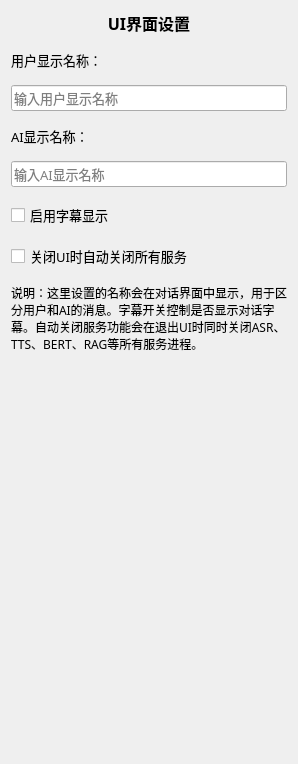
         <widget class="QWidget" name="page_ui_settings">
          <layout class="QVBoxLayout" name="verticalLayout_ui_settings">
           <property name="spacing">
            <number>15</number>
           </property>
           <item>
            <widget class="QLabel" name="label_ui_settings_title">
             <property name="font">
              <font>
               <family>微软雅黑</family>
               <pointsize>12</pointsize>
               <weight>75</weight>
               <bold>true</bold>
              </font>
             </property>
             <property name="text">
              <string>UI界面设置</string>
             </property>
             <property name="alignment">
              <set>Qt::AlignCenter</set>
             </property>
            </widget>
           </item>
           <item>
            <widget class="QLabel" name="label_user_name">
             <property name="font">
              <font>
               <family>微软雅黑</family>
               <pointsize>10</pointsize>
              </font>
             </property>
             <property name="text">
              <string>用户显示名称：</string>
             </property>
            </widget>
           </item>
           <item>
            <widget class="QLineEdit" name="lineEdit_user_name">
             <property name="font">
              <font>
               <family>微软雅黑</family>
               <pointsize>10</pointsize>
              </font>
             </property>
             <property name="placeholderText">
              <string>输入用户显示名称</string>
             </property>
            </widget>
           </item>
           <item>
            <widget class="QLabel" name="label_ai_name">
             <property name="font">
              <font>
               <family>微软雅黑</family>
               <pointsize>10</pointsize>
              </font>
             </property>
             <property name="text">
              <string>AI显示名称：</string>
             </property>
            </widget>
           </item>
           <item>
            <widget class="QLineEdit" name="lineEdit_ai_name">
             <property name="font">
              <font>
               <family>微软雅黑</family>
               <pointsize>10</pointsize>
              </font>
             </property>
             <property name="placeholderText">
              <string>输入AI显示名称</string>
             </property>
            </widget>
           </item>
           <item>
            <widget class="QCheckBox" name="checkBox_subtitle_enabled">
             <property name="font">
              <font>
               <family>微软雅黑</family>
               <pointsize>10</pointsize>
              </font>
             </property>
             <property name="text">
              <string>启用字幕显示</string>
             </property>
            </widget>
           </item>
           <item>
            <widget class="QCheckBox" name="checkBox_auto_close_services">
             <property name="font">
              <font>
               <family>微软雅黑</family>
               <pointsize>10</pointsize>
              </font>
             </property>
             <property name="text">
              <string>关闭UI时自动关闭所有服务</string>
             </property>
            </widget>
           </item>
           <item>
            <widget class="QLabel" name="label_ui_settings_desc">
             <property name="font">
              <font>
               <family>微软雅黑</family>
               <pointsize>9</pointsize>
              </font>
             </property>
             <property name="text">
              <string>说明：这里设置的名称会在对话界面中显示，用于区分用户和AI的消息。字幕开关控制是否显示对话字幕。自动关闭服务功能会在退出UI时同时关闭ASR、TTS、BERT、RAG等所有服务进程。</string>
             </property>
             <property name="wordWrap">
              <bool>true</bool>
             </property>
             <property name="alignment">
              <set>Qt::AlignLeft|Qt::AlignTop</set>
             </property>
            </widget>
           </item>
           <item>
            <spacer name="verticalSpacer_ui_settings">
             <property name="orientation">
              <enum>Qt::Vertical</enum>
             </property>
             <property name="sizeHint" stdset="0">
              <size>
               <width>20</width>
               <height>400</height>
              </size>
             </property>
            </spacer>
           </item>
          </layout>
         </widget>
